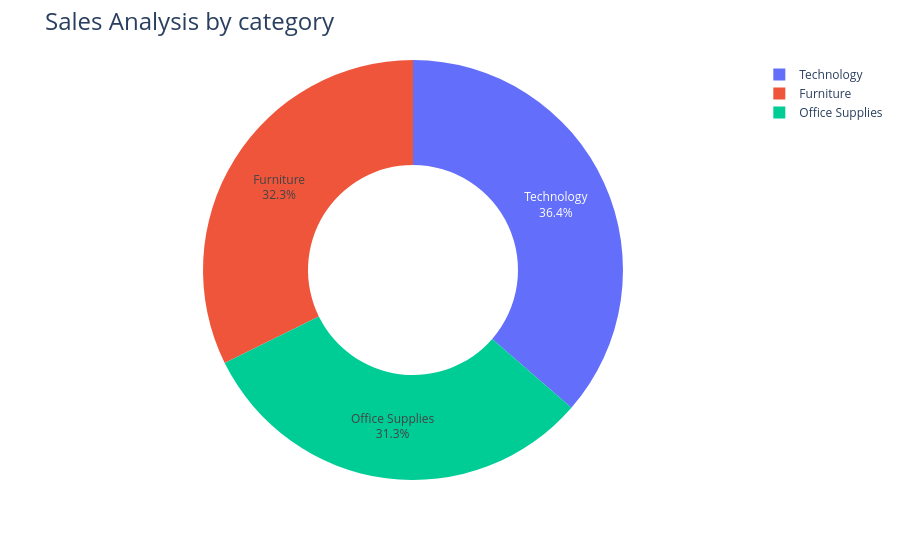

Write notebook code for a chart like this one.
### Code cell
fig2 = px.pie(sales_by_category, values='Sales', names='Category', hole=0.5, color_discrete_map=px.colors.qualitative.Pastel)
fig2.update_traces(textposition='inside', textinfo='percent+label')
fig2.update_layout(title_text='Sales Analysis by category', title_font = dict(size=24))

fig2.show()

### Figure 1 — Plotly figure (JSON) as saved in the notebook; plotly's stock layout.template omitted (floating-point values rounded to 4 significant figures)
{"data": [{"domain": {"x": [0, 1], "y": [0, 1]}, "hole": 0.5, "hovertemplate": "Category=%{label}<br>Sales=%{value}<extra></extra>", "labels": ["Furniture", "Office Supplies", "Technology"], "legendgroup": "", "name": "", "showlegend": true, "textinfo": "percent+label", "textposition": "inside", "type": "pie", "values": [742000.0, 719000.0, 836200.0]}], "layout": {"legend": {"tracegroupgap": 0}, "margin": {"t": 60}, "title": {"font": {"size": 24}, "text": "Sales Analysis by category"}}}
